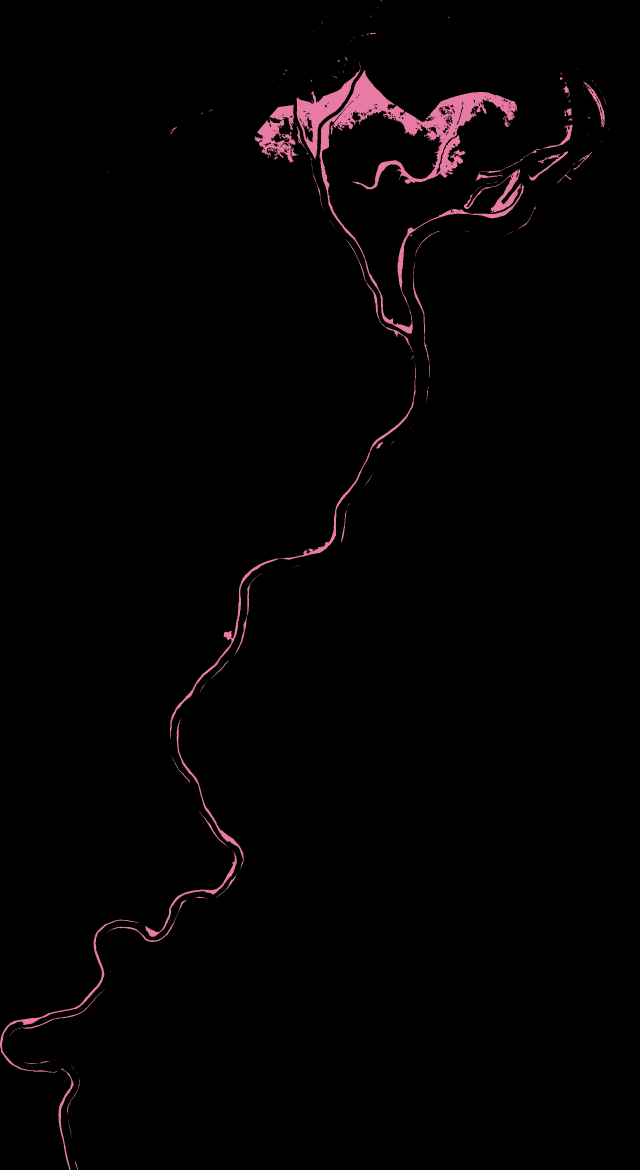
#> input picture web/data/img/flood_164.00_157.00.png, 1920 x 3510 px (shown at 1/3 size); its folder holds only this picture in this run
$ python -i 05_train_model.py   (imports and definitions only)
#> lines starting #> are read from the running program, lines starting #| are printed output that depends on the picture; after the words box and inside, x2 and y2 are one past the last pixel; in counts of white or black regions, pixels touching at a corner belong together
"""
Step 5: Train a random forest to find flooded pixels, test it fairly, and
compare it with the simple threshold method.

What the model learns from
--------------------------
Each pixel is described by a few numbers ("features"):
    HH, HV          radar brightness in both channels (dB)
    HH-HV           the ratio between them (in dB a ratio becomes a difference)
    dHH, dHV        change since the reference scene (April 2021)
    HH_mean, HH_std, HV_std
                    texture: average and spread of brightness in a 9x9 window
                    (water is smooth and uniform; land is rougher)

Examples ("labels"):
    flood  - NRCan class-2 patches + your hand-drawn flood shapes,
             on the May 12 01:13 scene (the one you labelled)
    dry    - NRCan dry area + your hand-drawn dry shapes, same scene
    dry    - random pixels from the 2021 and 2024 spring scenes (no flood
             those years) so the model learns that wet snow and river ice
             are NOT flooding
Normal water (river/lake) is left out: it's water, but not flood. It's
masked out of the final maps instead.

How we test it fairly ("spatial block split")
---------------------------------------------
Neighbouring pixels look almost identical, so testing on pixels right next to
training pixels would be cheating. Instead the map is cut into 1 km squares
and the squares are split into 5 groups. The model is trained 5 times, each
time leaving one group of squares out and testing on it. Every labelled
pixel gets tested exactly once by a model that never saw its square.

Scores (for the "flood" class):
    precision  - of the pixels called flood, how many really were
    recall     - of the real flood pixels, how many were found
    F1         - one number balancing precision and recall (1.0 = perfect)
    IoU        - overlap between predicted and real flood area (1.0 = perfect)
    false alarm rate on spring scenes - share of non-flood spring pixels
                 wrongly called flood (lower is better)

Outputs:
    models/flood_rf.joblib                      the trained model
    outputs/model_metrics.csv                   scores, model vs threshold
    data/processed/flood_maps/<scene>_flood.tif 0 dry, 1 flood, 2 normal water, 255 no data
    outputs/flood_maps/<scene>.png              pictures zoomed on town

Run from the project folder:
    venv\\Scripts\\python.exe scripts\\05_train_model.py
"""

from pathlib import Path

import joblib
import matplotlib
# [1 line not run here, left out]
import matplotlib.pyplot as plt
from matplotlib.colors import ListedColormap
import numpy as np
import pandas as pd
import rasterio
from rasterio.warp import transform
from scipy.ndimage import uniform_filter
from sklearn.ensemble import RandomForestClassifier

PROJECT_DIR = Path(__file__).resolve().parent.parent
PROCESSED = PROJECT_DIR / "data" / "processed"
REFERENCE = PROCESSED / "reference_2022" / "20210417_012845_16M17.tif"
LABELLED_SCENE = PROCESSED / "flood_2022" / "20220512_011316_16M7.tif"
LABELS = PROCESSED / "labels" / "training_labels.tif"
LABEL_SOURCE = PROCESSED / "labels" / "label_source.tif"   # 1 = NRCan, 2 = hand-drawn
PERMANENT = PROCESSED / "labels" / "permanent_water.tif"
# Spring scenes from non-flood years, 16M beam only (same detail as the flood scenes).
SPRING_SCENES = sorted((PROCESSED / "spring_2021").glob("*_16M*.tif")) + \
                sorted((PROCESSED / "spring_2024").glob("*_16M*.tif"))

FEATURES = ["HH", "HV", "HH-HV", "dHH", "dHV", "HH_mean", "HH_std", "HV_std"]
TEXTURE_WINDOW = 9
BLOCK_PIXELS = 100          # 100 px x 10 m = 1 km squares for the test split
N_FOLDS = 5
MAX_DRY_SAMPLES = 60_000    # dry pixels drawn from the labelled scene per fold
SPRING_SAMPLES = 20_000     # pixels drawn from each spring scene
RANDOM_SEED = 42

DRY, FLOOD, NORMAL_WATER, NO_DATA = 0, 1, 2, 255
TOWN_BOX = (-115.84, 60.74, -115.72, 60.87)   # west, south, east, north (for pictures)


# --- Features ---------------------------------------------------------------

def local_mean_std(image):
    """Average and spread of each pixel's neighbourhood, ignoring no-data."""
    valid = np.isfinite(image)
    filled = np.where(valid, image, 0).astype(np.float64)
    count = uniform_filter(valid.astype(np.float64), TEXTURE_WINDOW)
    with np.errstate(invalid="ignore", divide="ignore"):
        mean = uniform_filter(filled, TEXTURE_WINDOW) / count
        mean_sq = uniform_filter(filled ** 2, TEXTURE_WINDOW) / count
        std = np.sqrt(np.maximum(mean_sq - mean ** 2, 0))
    mean[~valid], std[~valid] = np.nan, np.nan
    return mean.astype(np.float32), std.astype(np.float32)


# [69 lines left out: functions scene_features, otsu_threshold, threshold_flood, scores, make_model, save_picture, not called in this run]


# --- Main -------------------------------------------------------------------

# [128 lines not run here, left out]

>>> import cv2
>>> picture = cv2.imread('../web/data/img/flood_164.00_157.00.png', cv2.IMREAD_GRAYSCALE)
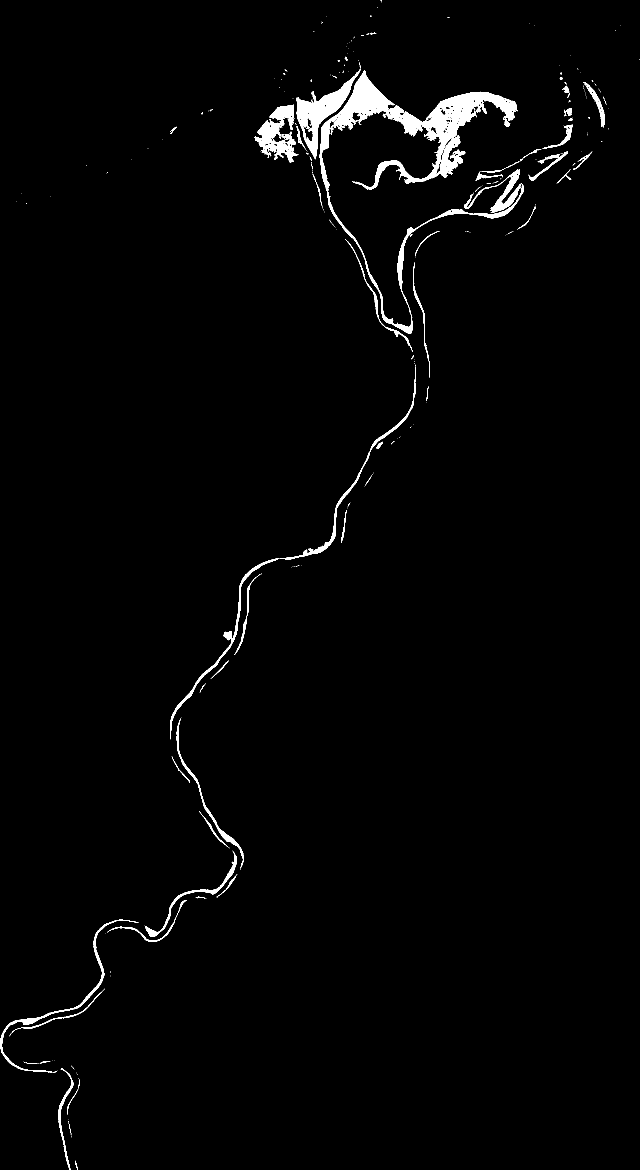
#> picture: shape (3510, 1920) (shown at 1/3 size); values 0 (black) and 160 (white), 1.8% white; 283 white regions (223 under 20 px), largest, box (x1, y1, x2, y2) and area: (958, 210, 1572, 1001) 59619, (890, 205, 1081, 478) 12644, (764, 314, 896, 488) 9289
>>> result = local_mean_std(picture)
#> in local_mean_std, `valid = np.isfinite(image)`: valid: shape (3510, 1920) bool; every value is 1
#> in local_mean_std, `count = uniform_filter(valid.astype(np.float64), TEXTURE_WINDOW)`: count: shape (3510, 1920) float64; every value is 1
#> in local_mean_std, `mean = uniform_filter(filled, TEXTURE_WINDOW) / count`:
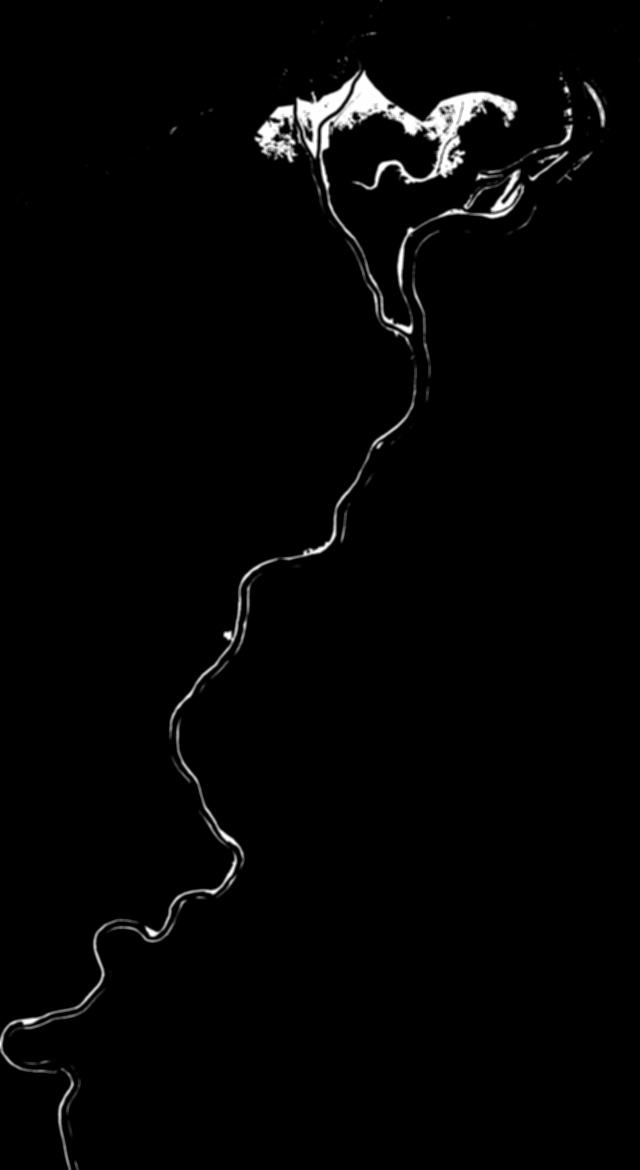
#> mean: shape (3510, 1920) float64 (shown at 1/3 size); min -2.56e-13, max 160, mean 2.8; drawn with min black and max white
#> in local_mean_std, `std = np.sqrt(np.maximum(mean_sq - mean ** 2, 0))`:
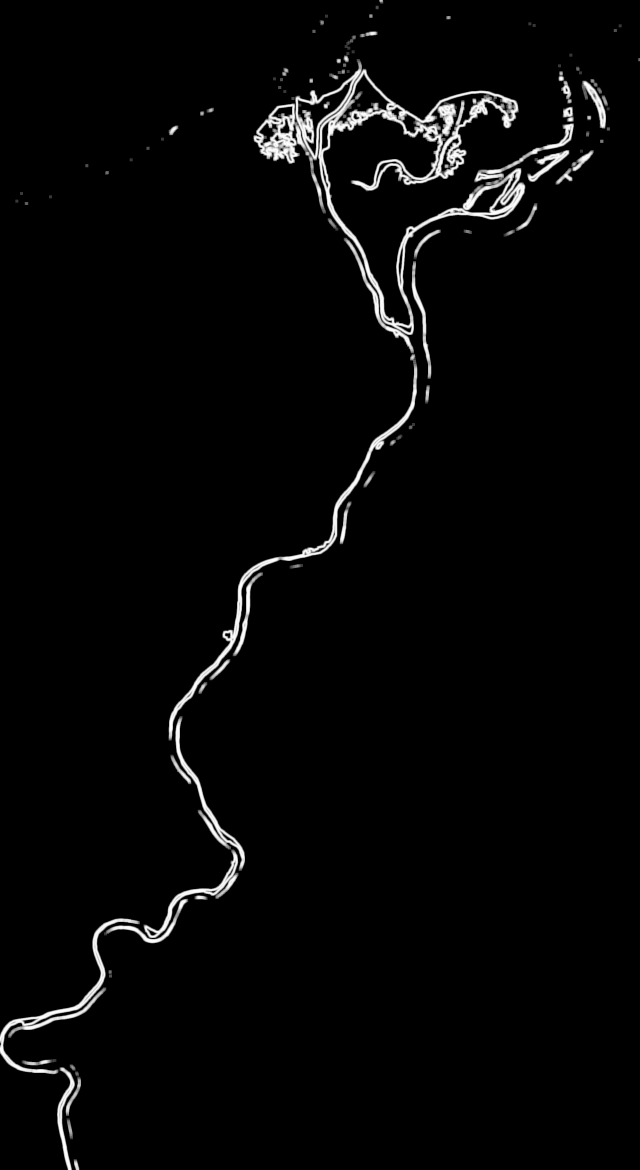
#> std: shape (3510, 1920) float64 (shown at 1/3 size); min 0, max 79.99, mean 2.1; drawn with min black and max white

$ run again, on web/data/img/flood_164.00_158.18.png
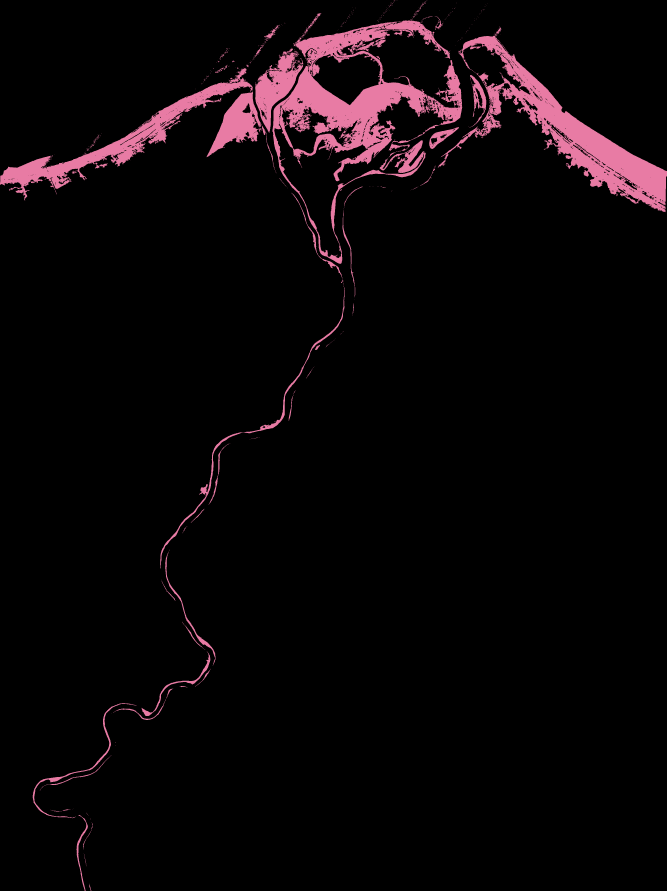
#> input picture web/data/img/flood_164.00_158.18.png, 2665 x 3564 px (shown at 1/4 size)
#> `picture = cv2.imread('../web/data/img/flood_164.00_157.00.png', cv2.IM..`:
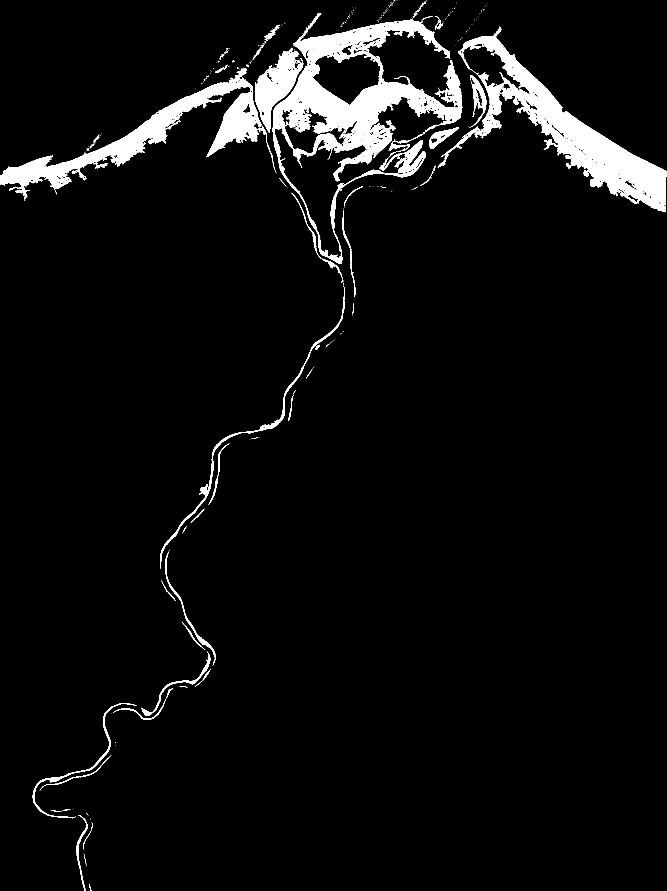
#> picture: shape (3564, 2665) (shown at 1/4 size); values 0 (black) and 160 (white), 4.8% white; 685 white regions (612 under 20 px), largest, box (x1, y1, x2, y2) and area: (1089, 82, 1801, 1055) 156257, (1751, 141, 2665, 849) 126810, (0, 272, 1100, 803) 91088
#> valid: shape (3564, 2665) bool; every value is 1
#> count: shape (3564, 2665) float64; every value is 1
#> in local_mean_std, `std = np.sqrt(np.maximum(mean_sq - mean ** 2, 0))`:
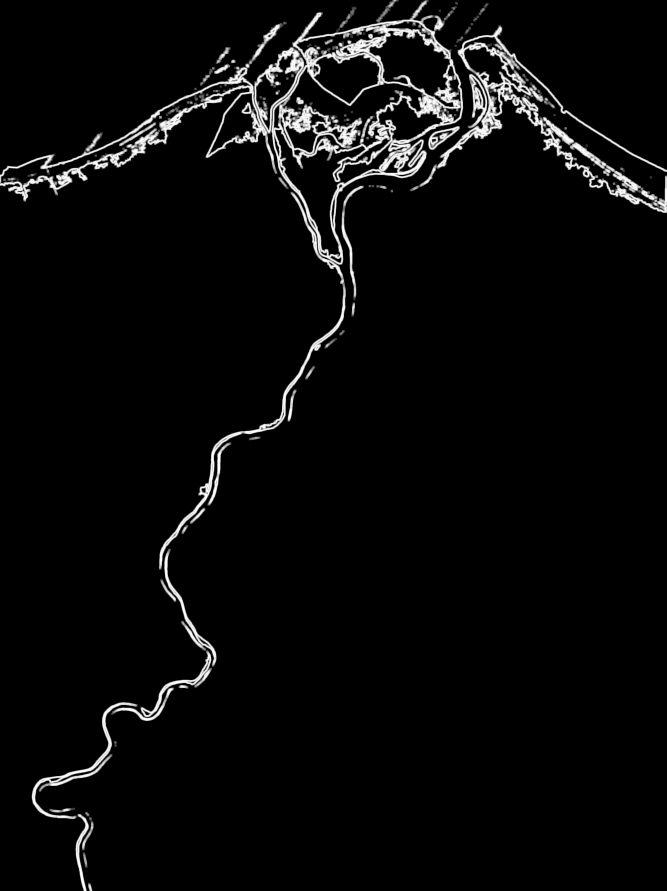
#> std: shape (3564, 2665) float64 (shown at 1/4 size); min 0, max 79.99, mean 3; drawn with min black and max white
